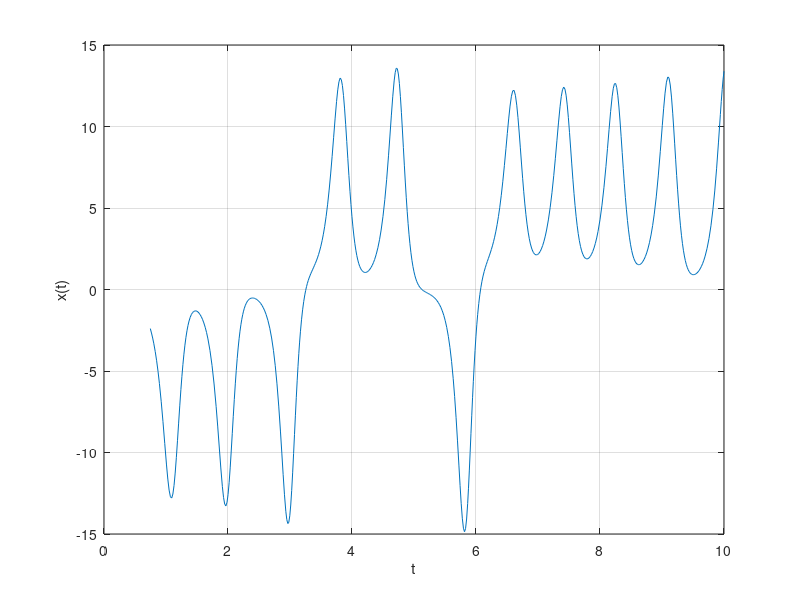
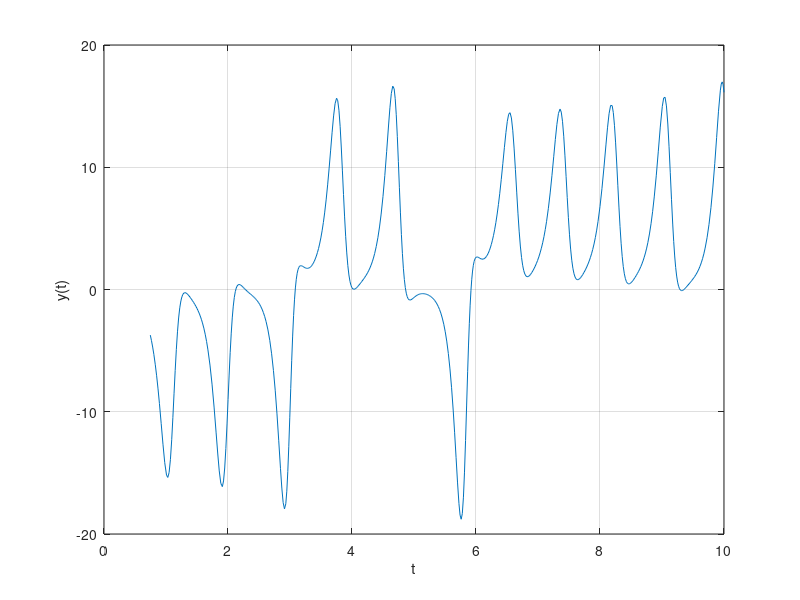
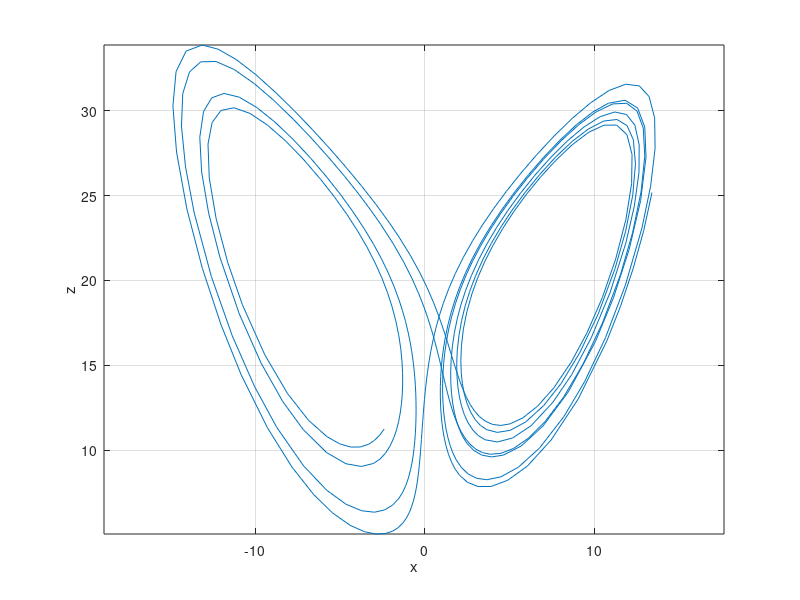

These figures' MATLAB source, in order:
% Defining equations of the Rössler system:
%   dx/dt = σ(y - x)
%   dy/dt = x(ρ - z) - y
%   dz/dt = xy - βz

% Setting constant parameters:
sigma = 10;
beta = 8/3;
rho = 22;

% Intializing the Lorenz system:
% where, p(1) = x; p(2) = y; p(3) = z
lorenz = @(t,p) [-sigma*p(1) + sigma*p(2); rho*p(1) - p(2) - p(1)*p(3); -beta*p(3) + p(1)*p(2)];

% Creating random initial conditions:
rng('shuffle')
x0 = randsample((10).*rand(1000,1),1);
y0 = randsample((10).*rand(1000,1),1);
z0 = randsample((10).*rand(1000,1),1);

% Integration using ode45:
[t,p] = ode45(lorenz, [0 10], [x0; y0; z0]);

% Removing transients:
p = p(50:end,:);
t = t(50:end,:);

% Plotting t vs x(t):
figure(1)
plot(t, p(:,1))
grid
xlabel('t')
ylabel('x(t)')

% Plotting t vs y(t):
figure(2)
plot(t, p(:,2))
grid
xlabel('t')
ylabel('y(t)')

% Plotting x vs z:
figure(3)
plot(p(:,1), p(:,3))
grid
xlabel('x')
ylabel('z')
axis equal
